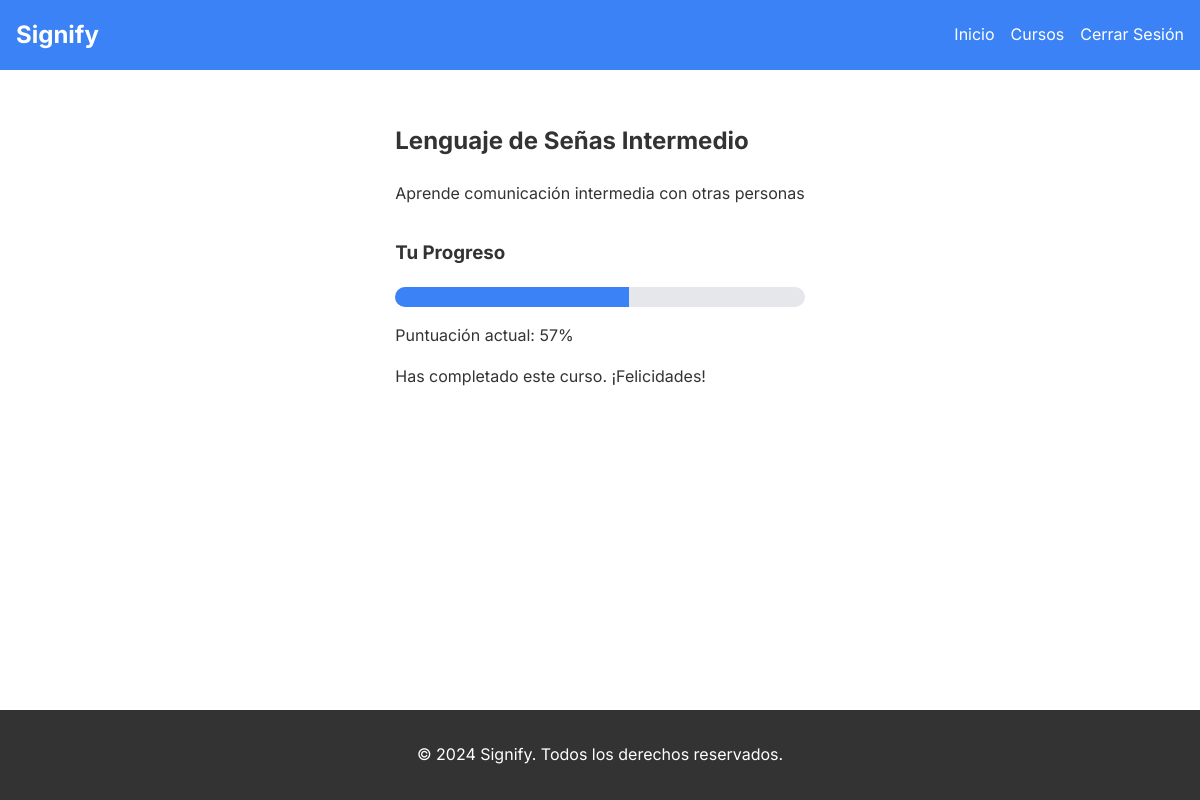
The page /course/2 (signed in) on the database its author committed.
### app.py (models this page shows)
class Course(db.Model):
    id = db.Column(db.Integer, primary_key=True)
    name = db.Column(db.String(100), nullable=False)
    description = db.Column(db.Text)
    evaluations = db.relationship('Evaluation', backref='course', lazy=True)

class Evaluation(db.Model):
    id = db.Column(db.Integer, primary_key=True)
    user_id = db.Column(db.Integer, db.ForeignKey('user.id'), nullable=False)
    course_id = db.Column(db.Integer, db.ForeignKey('course.id'), nullable=False)
    score = db.Column(db.Float, default=0.0)
    completed = db.Column(db.Boolean, default=False)

### app.py (the view)
@app.route('/course/<int:course_id>')
@login_required
def course_detail(course_id):
    course = Course.query.get_or_404(course_id)
    evaluation = Evaluation.query.filter_by(user_id=current_user.id, course_id=course_id).first()
    if not evaluation:
        evaluation = Evaluation(user_id=current_user.id, course_id=course_id, score=0)
        db.session.add(evaluation)
        db.session.commit()
    return render_template('course_detail.html', course=course, evaluation=evaluation)

### app.py (called while the page is built)
@login_manager.user_loader
def load_user(user_id):
    return User.query.get(int(user_id))

### templates/course_detail.html (shortened to what this page needs)
{% extends "layout.html" %}
{% block extra_css %}
    <link rel="stylesheet" href="{{ url_for('static', filename='css/estilosContenidos.css') }}">
{% endblock %}
{% block content %}
    <h2>{{ course.name }}</h2>
    <p>{{ course.description }}</p>
    <div class="progress-section">
        <h3>Tu Progreso</h3>
        <div class="progress-bar">
            <div id="progress-bar-fill" class="progress-bar-fill"></div>
        </div>
        <p>Puntuación actual: {{ evaluation.score|round|int }}%</p>
    </div>
    {% if evaluation.completed %}
        <p>Has completado este curso. ¡Felicidades!</p>
    {% else %}
        <a href="{{ url_for('quiz', course_id=course.id) }}" class="btn">Iniciar Cuestionario</a>
    {% endif %}
{% endblock %}

### static/css/layout.css (style rules this page uses)
body { font-family: 'Inter', sans-serif; line-height: 1.6; color: #333; margin: 0; padding: 0; display: flex; flex-direction: column; min-height: 100vh; }

### static/css/estilosContenidos.css (style rules this page uses)
.progress-bar { width: 100%; height: 20px; background-color: #e5e7eb; border-radius: 10px; overflow: hidden; margin-top: 0.5rem; margin-bottom: 0.5rem; }
.progress-bar-fill { height: 100%; background-color: #3b82f6; transition: width 0.3s ease; }
.progress-section { margin-top: 2rem; }

### rows shown on the page
Course: name "Lenguaje de Señas Intermedio", description "Aprende comunicación intermedia con otras personas"
Evaluation: score "57"
